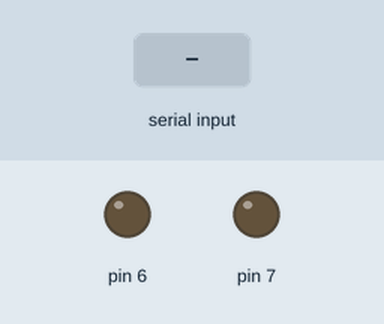
Simulated run of this sketch. Board: Arduino Uno, built with avr-gcc and run on an emulated ATmega328P. Shown: output pins drawn as LEDs (lit = HIGH). Dashed ring = blinking. The test bench sets the inputs (shaded band).

Above: at 1.2 s.
1.3 s: "1" received over Serial
At 1.55 s:
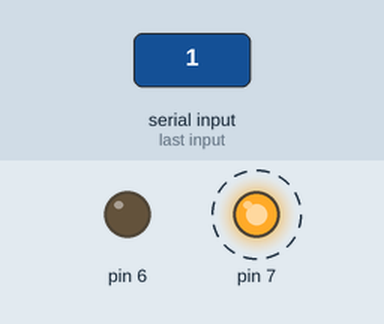
4.3 s: byte 0 (0) received over Serial
At 5.35 s:
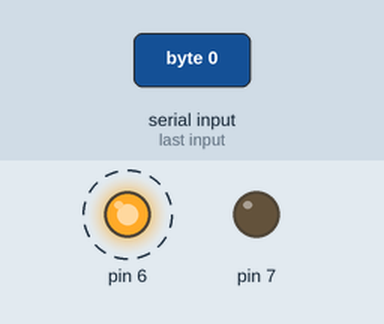
7.3 s: "0" received over Serial
At 14.5 s:
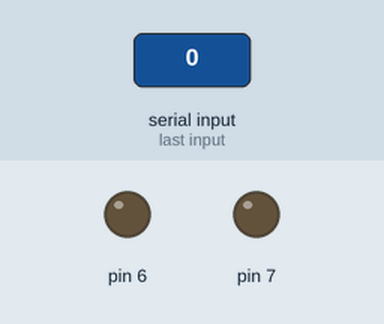
Timing chart, 0 to 16.0 s (numbered marks = the images above; inputs shaded):
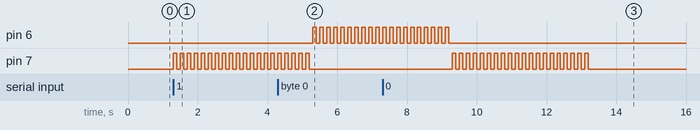

The sketch:

lights.ino
```cpp
int voltage;
int leds;

void setup() {
  // initialize serial communication:
  Serial.begin(115200);
  pinMode(6, OUTPUT);
  pinMode(7, OUTPUT);
}

void loop() {
  if (Serial.available() > 0) {
    int binByte = Serial.read();
    digitalWrite(6, LOW);
    digitalWrite(7, LOW);
    if (binByte == 0) {
      for (int i = 0; i < 20; i++) {
        digitalWrite(6, HIGH);
        delay(100);
        digitalWrite(6, LOW);
        delay(100);
      }
    } else {
      for (int i = 0; i < 20; i++) {
        digitalWrite(7, HIGH);
        delay(100);
        digitalWrite(7, LOW);
        delay(100);
      }
    }

  }

}
```

Measured:
- after the input at 1.3 s, pin 7: alternates HIGH for 0.10 s and LOW for 0.10 s, starting at once
- after the input at 4.3 s, pin 6: alternates HIGH for 0.10 s and LOW for 0.10 s, starting after 1.0 s
- after the input at 7.3 s, pin 7: alternates HIGH for 0.10 s and LOW for 0.10 s, 40 changes in all, then stays LOW, starting after 2.0 s
